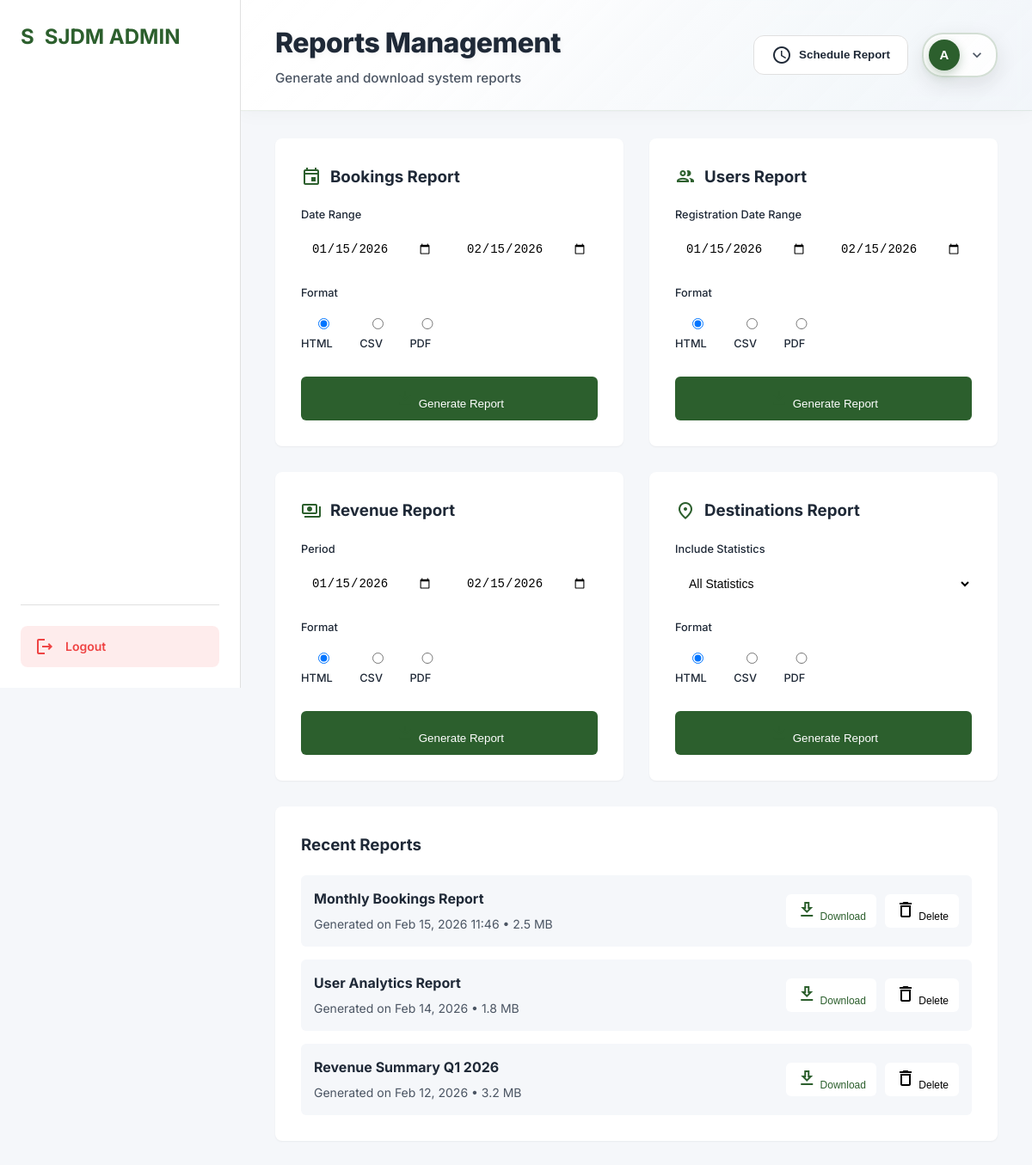
/admin/reports.php (signed in), run on an earlier commit of the app's database.
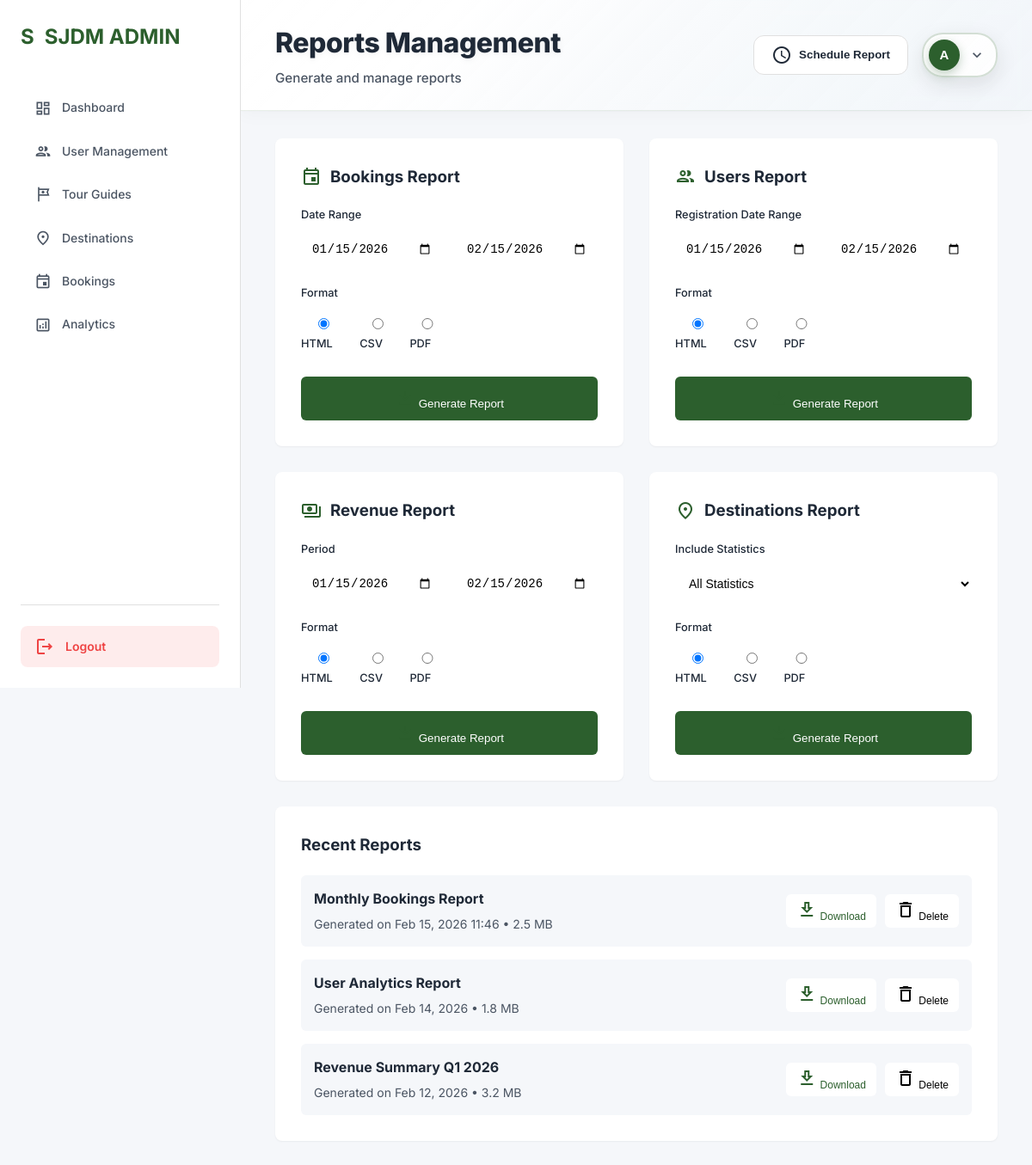
And on a later commit of the database.
### tables this page shows
CREATE TABLE `admin_menu_items` (
  `id` int(11) NOT NULL,
  `menu_name` varchar(100) NOT NULL,
  `menu_icon` varchar(50) DEFAULT NULL,
  `menu_url` varchar(200) NOT NULL,
  `display_order` int(11) DEFAULT 0,
  `is_active` tinyint(1) DEFAULT 1,
  `parent_id` int(11) DEFAULT 0,
  `created_at` timestamp NOT NULL DEFAULT current_timestamp(),
  `updated_at` timestamp NOT NULL DEFAULT current_timestamp() ON UPDATE current_timestamp()
);

### admin/reports.php (the view, shortened to what the changed rows need)
<?php
function getAdminConnection()
{
    return getDatabaseConnection();
}
$conn = getAdminConnection();
$rSettings = [];
$result = $conn->query("SELECT setting_key, setting_value FROM report_settings");
if ($result) {
    while ($row = $result->fetch_assoc()) {
        $rSettings[$row['setting_key']] = $row['setting_value'];
    }
}
$moduleTitle = $rSettings['module_title'] ?? 'Reports Management';
$moduleSubtitle = $rSettings['module_subtitle'] ?? 'Generate and download system reports';
$menuItems = [];
$result = $conn->query("SELECT * FROM admin_menu_items WHERE is_active = 1 ORDER BY display_order ASC");
if ($result) {
    while ($row = $result->fetch_assoc()) {
        $menuItems[] = $row;
    }
}
?>
<!DOCTYPE html>
<html lang="en">
<head>
    <link rel="stylesheet" href="admin-styles.css">
</head>
<body>
    <div class="admin-container">
        <aside class="sidebar">
            <nav class="sidebar-nav">
                <?php foreach ($menuItems as $item):
                    if (stripos($item['menu_name'], 'hotels') !== false || stripos($item['menu_url'], 'hotels') !== false ||
                        stripos($item['menu_name'], 'settings') !== false || stripos($item['menu_url'], 'settings') !== false ||
                        stripos($item['menu_name'], 'reports') !== false || stripos($item['menu_url'], 'reports') !== false) {
                        continue;
                    }
                    $isActive = basename($_SERVER['PHP_SELF']) == $item['menu_url'] ? 'active' : '';
                    ?>
                    <a href="<?php echo $item['menu_url']; ?>" class="nav-item <?php echo $isActive; ?>">
                        <span class="material-icons-outlined"><?php echo $item['menu_icon']; ?></span>
                        <span><?php echo $item['menu_name']; ?></span>
                    </a>
                <?php endforeach; ?>
            </nav>
        </aside>
        <main class="main-content">
            <header class="top-bar">
                <div class="page-title">
                    <h1><?php echo $moduleTitle; ?></h1>
                    <p><?php echo $moduleSubtitle; ?></p>
                </div>
            </header>
        </main>
    </div>
</body>
</html>

What changed in the data, as far as the page shows it:
added admin_menu_items: menu_name "Dashboard"
added admin_menu_items: menu_name "User Management"
added admin_menu_items: menu_name "Tour Guides"
added admin_menu_items: menu_name "Destinations"
added admin_menu_items: menu_name "Bookings"
added admin_menu_items: menu_name "Analytics"
Also different on the page:
$moduleSubtitle: "Generate and download system reports" → "Generate and manage reports"
